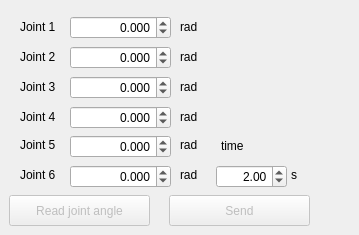
    <widget class="QWidget" name="tab_js">
     <attribute name="title">
      <string>Joint space</string>
     </attribute>
     <widget class="QPushButton" name="btn_read_joint_angle">
      <property name="enabled">
       <bool>false</bool>
      </property>
      <property name="geometry">
       <rect>
        <x>9</x>
        <y>195</y>
        <width>141</width>
        <height>31</height>
       </rect>
      </property>
      <property name="text">
       <string>Read joint angle</string>
      </property>
     </widget>
     <widget class="QPushButton" name="btn_send_joint_angle">
      <property name="enabled">
       <bool>false</bool>
      </property>
      <property name="geometry">
       <rect>
        <x>169</x>
        <y>195</y>
        <width>141</width>
        <height>31</height>
       </rect>
      </property>
      <property name="text">
       <string>Send</string>
      </property>
     </widget>
     <widget class="QLabel" name="label_19">
      <property name="geometry">
       <rect>
        <x>20</x>
        <y>80</y>
        <width>59</width>
        <height>14</height>
       </rect>
      </property>
      <property name="text">
       <string>Joint 3</string>
      </property>
     </widget>
     <widget class="QLabel" name="label_20">
      <property name="geometry">
       <rect>
        <x>20</x>
        <y>110</y>
        <width>59</width>
        <height>14</height>
       </rect>
      </property>
      <property name="text">
       <string>Joint 4</string>
      </property>
     </widget>
     <widget class="QLabel" name="label_21">
      <property name="geometry">
       <rect>
        <x>180</x>
        <y>80</y>
        <width>59</width>
        <height>14</height>
       </rect>
      </property>
      <property name="text">
       <string>rad</string>
      </property>
     </widget>
     <widget class="QLabel" name="label_22">
      <property name="geometry">
       <rect>
        <x>180</x>
        <y>110</y>
        <width>59</width>
        <height>14</height>
       </rect>
      </property>
      <property name="text">
       <string>rad</string>
      </property>
     </widget>
     <widget class="QLabel" name="label_23">
      <property name="geometry">
       <rect>
        <x>180</x>
        <y>50</y>
        <width>59</width>
        <height>14</height>
       </rect>
      </property>
      <property name="text">
       <string>rad</string>
      </property>
     </widget>
     <widget class="QLabel" name="label_24">
      <property name="geometry">
       <rect>
        <x>20</x>
        <y>50</y>
        <width>59</width>
        <height>14</height>
       </rect>
      </property>
      <property name="text">
       <string>Joint 2</string>
      </property>
     </widget>
     <widget class="QLabel" name="label_25">
      <property name="geometry">
       <rect>
        <x>180</x>
        <y>20</y>
        <width>59</width>
        <height>14</height>
       </rect>
      </property>
      <property name="text">
       <string>rad</string>
      </property>
     </widget>
     <widget class="QLabel" name="label_26">
      <property name="geometry">
       <rect>
        <x>20</x>
        <y>20</y>
        <width>59</width>
        <height>14</height>
       </rect>
      </property>
      <property name="text">
       <string>Joint 1</string>
      </property>
     </widget>
     <widget class="QDoubleSpinBox" name="doubleSpinBox_j1">
      <property name="geometry">
       <rect>
        <x>70</x>
        <y>16</y>
        <width>101</width>
        <height>23</height>
       </rect>
      </property>
      <property name="alignment">
       <set>Qt::AlignRight|Qt::AlignTrailing|Qt::AlignVCenter</set>
      </property>
      <property name="decimals">
       <number>3</number>
      </property>
      <property name="minimum">
       <double>-3.140000000000000</double>
      </property>
      <property name="maximum">
       <double>3.140000000000000</double>
      </property>
      <property name="singleStep">
       <double>0.050000000000000</double>
      </property>
     </widget>
     <widget class="QDoubleSpinBox" name="doubleSpinBox_j2">
      <property name="geometry">
       <rect>
        <x>70</x>
        <y>46</y>
        <width>101</width>
        <height>23</height>
       </rect>
      </property>
      <property name="alignment">
       <set>Qt::AlignRight|Qt::AlignTrailing|Qt::AlignVCenter</set>
      </property>
      <property name="decimals">
       <number>3</number>
      </property>
      <property name="minimum">
       <double>-3.140000000000000</double>
      </property>
      <property name="maximum">
       <double>3.140000000000000</double>
      </property>
      <property name="singleStep">
       <double>0.050000000000000</double>
      </property>
     </widget>
     <widget class="QDoubleSpinBox" name="doubleSpinBox_j3">
      <property name="geometry">
       <rect>
        <x>70</x>
        <y>76</y>
        <width>101</width>
        <height>23</height>
       </rect>
      </property>
      <property name="alignment">
       <set>Qt::AlignRight|Qt::AlignTrailing|Qt::AlignVCenter</set>
      </property>
      <property name="decimals">
       <number>3</number>
      </property>
      <property name="minimum">
       <double>-3.140000000000000</double>
      </property>
      <property name="maximum">
       <double>3.140000000000000</double>
      </property>
      <property name="singleStep">
       <double>0.050000000000000</double>
      </property>
     </widget>
     <widget class="QDoubleSpinBox" name="doubleSpinBox_j4">
      <property name="geometry">
       <rect>
        <x>70</x>
        <y>106</y>
        <width>101</width>
        <height>23</height>
       </rect>
      </property>
      <property name="alignment">
       <set>Qt::AlignRight|Qt::AlignTrailing|Qt::AlignVCenter</set>
      </property>
      <property name="decimals">
       <number>3</number>
      </property>
      <property name="minimum">
       <double>-3.140000000000000</double>
      </property>
      <property name="maximum">
       <double>3.140000000000000</double>
      </property>
      <property name="singleStep">
       <double>0.050000000000000</double>
      </property>
     </widget>
     <widget class="QLabel" name="label_33">
      <property name="geometry">
       <rect>
        <x>221</x>
        <y>139</y>
        <width>59</width>
        <height>14</height>
       </rect>
      </property>
      <property name="text">
       <string>time</string>
      </property>
     </widget>
     <widget class="QDoubleSpinBox" name="doubleSpinBox_time_js">
      <property name="geometry">
       <rect>
        <x>216</x>
        <y>165</y>
        <width>71</width>
        <height>23</height>
       </rect>
      </property>
      <property name="alignment">
       <set>Qt::AlignRight|Qt::AlignTrailing|Qt::AlignVCenter</set>
      </property>
      <property name="minimum">
       <double>-3.140000000000000</double>
      </property>
      <property name="maximum">
       <double>10.000000000000000</double>
      </property>
      <property name="singleStep">
       <double>0.500000000000000</double>
      </property>
      <property name="value">
       <double>2.000000000000000</double>
      </property>
     </widget>
     <widget class="QLabel" name="label_34">
      <property name="geometry">
       <rect>
        <x>291</x>
        <y>168</y>
        <width>59</width>
        <height>14</height>
       </rect>
      </property>
      <property name="text">
       <string>s</string>
      </property>
     </widget>
     <widget class="QLabel" name="label_47">
      <property name="geometry">
       <rect>
        <x>180</x>
        <y>168</y>
        <width>59</width>
        <height>14</height>
       </rect>
      </property>
      <property name="text">
       <string>rad</string>
      </property>
     </widget>
     <widget class="QLabel" name="label_49">
      <property name="geometry">
       <rect>
        <x>20</x>
        <y>138</y>
        <width>59</width>
        <height>14</height>
       </rect>
      </property>
      <property name="text">
       <string>Joint 5</string>
      </property>
     </widget>
     <widget class="QLabel" name="label_50">
      <property name="geometry">
       <rect>
        <x>180</x>
        <y>138</y>
        <width>59</width>
        <height>14</height>
       </rect>
      </property>
      <property name="text">
       <string>rad</string>
      </property>
     </widget>
     <widget class="QLabel" name="label_51">
      <property name="geometry">
       <rect>
        <x>20</x>
        <y>168</y>
        <width>59</width>
        <height>14</height>
       </rect>
      </property>
      <property name="text">
       <string>Joint 6</string>
      </property>
     </widget>
     <widget class="QDoubleSpinBox" name="doubleSpinBox_j5">
      <property name="geometry">
       <rect>
        <x>70</x>
        <y>135</y>
        <width>101</width>
        <height>23</height>
       </rect>
      </property>
      <property name="alignment">
       <set>Qt::AlignRight|Qt::AlignTrailing|Qt::AlignVCenter</set>
      </property>
      <property name="decimals">
       <number>3</number>
      </property>
      <property name="minimum">
       <double>-3.140000000000000</double>
      </property>
      <property name="maximum">
       <double>3.140000000000000</double>
      </property>
      <property name="singleStep">
       <double>0.050000000000000</double>
      </property>
     </widget>
     <widget class="QDoubleSpinBox" name="doubleSpinBox_j6">
      <property name="geometry">
       <rect>
        <x>70</x>
        <y>165</y>
        <width>101</width>
        <height>23</height>
       </rect>
      </property>
      <property name="alignment">
       <set>Qt::AlignRight|Qt::AlignTrailing|Qt::AlignVCenter</set>
      </property>
      <property name="decimals">
       <number>3</number>
      </property>
      <property name="minimum">
       <double>-3.140000000000000</double>
      </property>
      <property name="maximum">
       <double>3.140000000000000</double>
      </property>
      <property name="singleStep">
       <double>0.050000000000000</double>
      </property>
     </widget>
    </widget>
